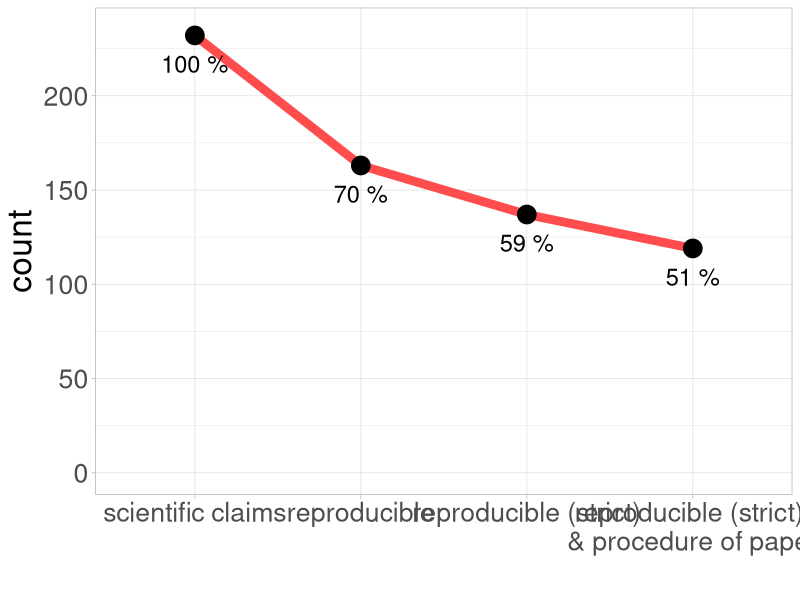

Write R code to recreate this figure.
## ---- chunk 1
#| echo: false
#| warning: false
#| fig-width: 15
#| fig-height: 9
#| fig-align: center
#| fig-dpi: 300

library(ggplot2)

artner <- data.frame(what = factor(c("scientific claims",
                                     "reproducible",
                                     "reproducible (strict)",
                                     "reproducible (strict) \n& procedure of paper"),
                                   levels = c("scientific claims",
                                     "reproducible",
                                     "reproducible (strict)",
                                     "reproducible (strict) \n& procedure of paper")),
                     count = c(232, 163, 137, 119),
                     percent = c("100 %", "70 %", "59 %", "51 %"))

ggplot(artner, aes(x=what, y=count)) +
  stat_summary(fun=mean, colour="#ff4c4c", geom="line", aes(group = 1), size = 3) +
  geom_point(size = 6) +
  annotate("text", x = artner$what, y = artner$count - 15, label = artner$percent, size = 6) +
  scale_y_continuous(limits = c(0,235)) +
  xlab("") +
  theme_light() +
  theme(text = element_text(size = 24))
